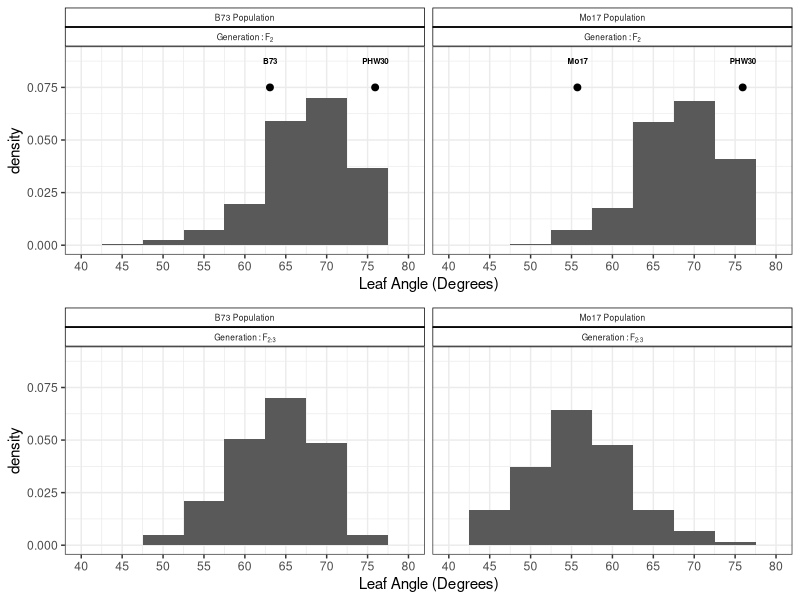

Generate this figure with R:
library(tidyverse)
library(broom)
library(grid)
library(gridExtra)
library(cowplot)

##Read in the F2 data to summarize the populations
data <- read_delim(file = "All_Phenotypes_F2.txt",
                   delim = "\t")


##Split the reciprocal populations into B73 and Mo17
data_formatted <- data %>%
  mutate(Type = ifelse(Population %in% c("B73/PHW30","PHW30/B73"),"B73",
                       ifelse(Population %in% c("Mo17/PHW30","PHW30/Mo17"),"Mo17",Population)))

##Summarize the reciprocal populations
data_summary_pops <- data_formatted %>%
  filter(!Population %in% c("F1","Parent")) %>%
  group_by(Population) %>%
  summarise(Avg = mean(LA, na.rm = TRUE),
            SD = sqrt(var(LA,na.rm = TRUE)),
            n = n(),
            Min = min(LA,na.rm = TRUE),
            Max = max(LA, na.rm = TRUE))

##Summarize the combined populations
data_summary_combined_pops <- data_formatted %>%
  filter(!Population %in% c("F1","Parent")) %>%
  group_by(Type) %>%
  summarise(Avg = mean(LA, na.rm = TRUE),
            SD = sqrt(var(LA,na.rm = TRUE)),
            n = n(),
            Min = min(LA,na.rm = TRUE),
            Max = max(LA, na.rm = TRUE))

##Summarize the F1 lines
data_summary_F1_Parents <- data_formatted %>%
  filter(Population %in% c("F1","Parent")) %>%
  group_by(Genotype) %>%
  summarise(Avg = mean(LA, na.rm = TRUE),
            SD = sqrt(var(LA,na.rm = TRUE)),
            n = n(),
            Min = min(LA,na.rm = TRUE),
            Max = max(LA, na.rm = TRUE))

# #Write these summaries to text files
# write_delim(data_summary_pops, "F2_Population_Summary.txt",
#             delim = "\t")
# write_delim(data_summary_F1_Parents, "Parents_F1_Summary.txt",
#             delim = "\t")
# write_delim(data_summary_combined_pops, "Combined_Groups_Summary.txt",
#             delim = "\t")

f2_hist <- data_formatted %>%
    filter(Type %in% c("B73","Mo17")) %>%
    mutate(Type = ifelse(Type == "B73","B73~Population","Mo17~Population")) %>%
    select(-Population) %>%
    rename(Population = Type) %>%
    mutate(Generation = 'Generation:F[2]') %>%
    ggplot() +
    geom_histogram(aes(LA, ..density..), binwidth = 5) +
    facet_wrap(~ Population + Generation,
               nrow = 1,
               labeller = label_parsed) +
    theme_bw() +
    xlab("Leaf Angle (Degrees)") +
    scale_x_continuous(limits = c(40,80), breaks = seq(40,80,5))

####Test the hypothesis that the reciprocal crosses are equal
b73_test <- t.test(x = data_formatted %>% filter(Population == "B73/PHW30") %>% pull(LA) %>% na.omit(),
       y = data_formatted %>% filter(Population == "PHW30/B73") %>% pull(LA) %>% na.omit(),
       var.equal = FALSE)
b73_test$estimate[1] - b73_test$estimate[2]
b73_test$p.value

mo17_test <- t.test(x = data_formatted %>% filter(Population == "Mo17/PHW30") %>% pull(LA) %>% na.omit(),
       y = data_formatted %>% filter(Population == "PHW30/Mo17") %>% pull(LA) %>% na.omit(),
       var.equal = FALSE)

mo17_test$estimate[1] - mo17_test$estimate[2]
mo17_test$p.value

##########F3 Summary###########
##Read in the F2 and F3 data file, this file has all the F3 phenotypes and also the F2 in one
##file
f3_data <- read_delim("All_F2_F3_LA_Data.txt",
                       delim = "\t") %>%
  mutate(Type = ifelse(Population %in% c("B73/PHW30","PHW30/B73"),"B73",
                       ifelse(Population %in% c("Mo17/PHW30","PHW30/Mo17"),"Mo17",Population)))

##Summarizes the F3 combined population
f3_pop_summary <- f3_data %>%
  select(Genotype,Type,Population,F3) %>%
  na.omit() %>%
  group_by(Type) %>%
  summarise(Avg = mean(F3,na.rm = TRUE),
            SD = sqrt(var(F3,na.rm = TRUE)),
            n = n(),
            Min = min(F3,na.rm = TRUE),
            Max = max(F3, na.rm = TRUE))

##Summarizes the F2 groups, that made it to next generation combined population
f3_pop_group <- f3_data %>%
  select(Genotype,Type,Population,Group,F2) %>%
  na.omit() %>%
  group_by(Type,Group) %>%
  summarise(Avg = mean(F2,na.rm = TRUE),
            SD = sqrt(var(F2,na.rm = TRUE)),
            n = n(),
            Min = min(F2,na.rm = TRUE),
            Max = max(F2, na.rm = TRUE))

##Test if there are any significant difference between hybrids
data_f1_test <- data_formatted %>%
  filter(Population == "F1") %>%
  select(Genotype, LA) %>%
  do(tidy(aov(LA ~ Genotype, .)))

##Makes sure that the F2 selected groups are significantly different
data_group_test <- data_formatted %>%
  filter(!Population %in% c("F1","Parent")) %>%
  select(Population, LA) %>%
  do(tidy(aov(LA ~ Population, .)))


##Writes the F3 pop summary to a text file
# write_delim(f3_pop_summary, "Phenotype_Analysis/Summary/F3_Pops_Summary.txt",
#             delim = "\t")





######The following are to plot the supplemental figure 1#########

##Distribution of phenotypic data
##
parental_data_B73 <- data_summary_F1_Parents %>%
  select(Genotype,Avg) %>%
  filter(Genotype %in% c("B73","PHW30")) %>%
  mutate(Population = "B73~Population")
parental_data_Mo17 <- data_summary_F1_Parents %>%
  select(Genotype,Avg) %>%
  filter(Genotype %in% c("Mo17","PHW30")) %>%
  mutate(Population = "Mo17~Population")


parental_data_formatted_f2 <- parental_data_B73 %>%
  mutate(Generation = "Generation:F[2]") %>%
  bind_rows(parental_data_Mo17 %>%
              mutate(Generation = "Generation:F[2]"))
            
parental_data_formatted_f3 <- parental_data_B73 %>%
  mutate(Generation = "Generation:F[2:3]") %>%
  bind_rows(parental_data_Mo17 %>%
              mutate(Generation = "Generation:F[2:3]"))           
  



f3_hist <- f3_data %>%
  select(-Group,-F2) %>%
  rename(LA = F3) %>%
  mutate(Type = ifelse(Population %in% c("B73/PHW30","PHW30/B73"),"B73~Population",
                       ifelse(Population %in% c("Mo17/PHW30","PHW30/Mo17"),"Mo17~Population",
                              Population)),
         Generation = 'Generation:F[2:3]') %>%
  select(-Population) %>%
  rename(Population = Type) %>%
  ggplot() +
  geom_histogram(aes(LA, ..density..), binwidth = 5) +
  facet_wrap(~ Population + Generation,
             nrow = 1,
             labeller = label_parsed) +
  theme_bw() +
  xlab("Leaf Angle (Degrees)") +
  scale_x_continuous(limits = c(40,80), breaks = seq(40,80,5)) +
  scale_y_continuous(limits = c(0,0.09)) +
  theme(strip.text.x = element_text(size = 6,
                                    margin = margin(.15,0,.1,0,"cm")),
        strip.background = element_rect(colour = "black", fill = NA))



f2_hist_parents <- f2_hist +
  scale_y_continuous(limits = c(0,0.09)) +
  geom_point(data = parental_data_formatted_f2,
             aes(x = Avg),
             y = 0.075,
             size = 2) +
  geom_text(data = parental_data_formatted_f2,
            aes(x = Avg, y = 0.0875, label = Genotype),
            size = 2,
            fontface = "bold") +
    theme(strip.text.x = element_text(size = 6,
                                      margin = margin(.15,0,.1,0,"cm")),
          strip.background = element_rect(colour = "black", fill = NA))
plot_grid(f2_hist_parents, f3_hist, nrow = 2)

# save_plot("phenotypic_histogram3.png",
#           base_height = 4, base_width = 7,
#           plot_grid(f2_hist_parents, f3_hist, nrow = 2),
#           base_aspect_ratio = .6
#           )

f3_hist <- f3_data %>%
  select(-F3) %>%
  rename(LA = F2) %>%
  mutate(Type = ifelse(Population %in% c("B73/PHW30","PHW30/B73"),"B73~Population",
                       ifelse(Population %in% c("Mo17/PHW30","PHW30/Mo17"),"Mo17~Population",
                              Population)),
         Generation = 'Generation:F[2]') %>%
  select(-Population) %>%
  rename(Population = Type) %>%
  ggplot() +
  geom_histogram(aes(LA, ..density..), binwidth = 5) +
  facet_wrap(~ Population + Generation,
             nrow = 1,
             labeller = label_parsed)
